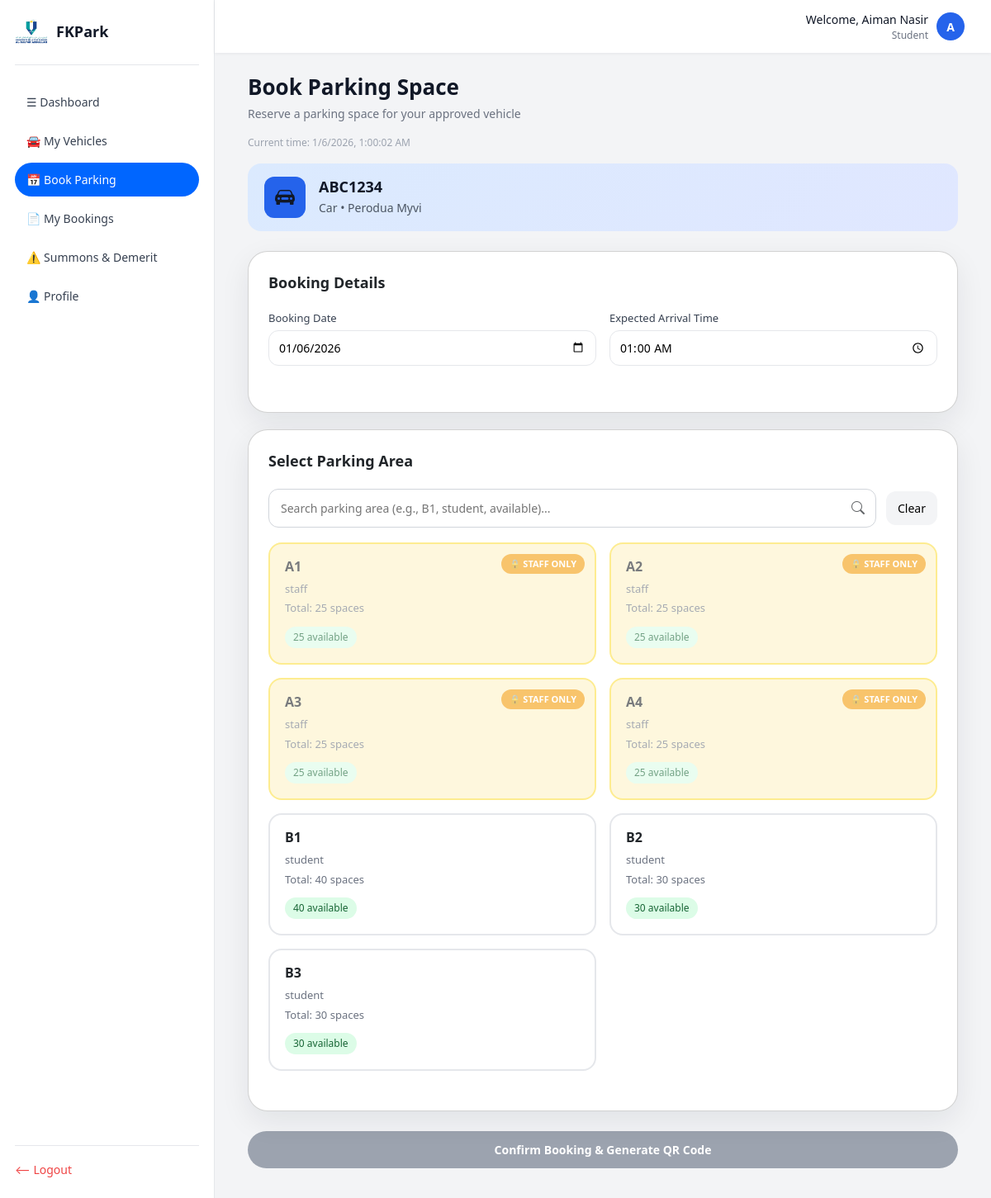
/fkpark/book_parking.php (signed in), run on the app's committed database.
### tables this page shows
CREATE TABLE `student` (
  `student_id` varchar(255) NOT NULL,
  `name` varchar(100) NOT NULL,
  `email` varchar(255) NOT NULL,
  `phone` varchar(30) DEFAULT NULL
);

CREATE TABLE `vehicle` (
  `vehicle_id` int(15) NOT NULL,
  `plate_num` varchar(15) NOT NULL,
  `type` varchar(20) NOT NULL,
  `brand` varchar(50) NOT NULL,
  `status` varchar(15) NOT NULL DEFAULT 'Pending',
  `registration_date` date NOT NULL,
  `student_id` varchar(255) NOT NULL
);

CREATE TABLE `parking_area` (
  `Area_ID` int(15) NOT NULL,
  `area_name` varchar(100) NOT NULL,
  `admin_id` varchar(255) NOT NULL,
  `area_type` varchar(50) NOT NULL
);

### fkpark/book_parking.php (the view, shortened to what this page needs)
<?php
require 'db.php';
$studentUsername = $_SESSION['username'];
$studentName = $studentUsername;
$sqlStudent = "SELECT name FROM student WHERE student_id = ?";
$stmtStudent = mysqli_prepare($conn, $sqlStudent);
if ($stmtStudent) {
    mysqli_stmt_bind_param($stmtStudent, "s", $studentUsername);
    mysqli_stmt_execute($stmtStudent);
    $result = mysqli_stmt_get_result($stmtStudent);
    if ($row = mysqli_fetch_assoc($result)) {
        $studentName = $row['name'];
    }
}
$hasApprovedVehicle = false;
$approvedVehicle = null;
$sqlVehicle = "
    SELECT v.vehicle_id, v.plate_num, v.type, v.brand
    FROM vehicle v
    LEFT JOIN vehicle_approval va ON va.vehicle_id = v.vehicle_id
        AND va.approval_id = (
            SELECT MAX(approval_id)
            FROM vehicle_approval
            WHERE vehicle_id = v.vehicle_id
        )
    WHERE v.student_id = ? AND va.status = 'Approved'
    LIMIT 1
";
$stmtVehicle = mysqli_prepare($conn, $sqlVehicle);
if ($stmtVehicle) {
    mysqli_stmt_bind_param($stmtVehicle, "s", $studentUsername);
    mysqli_stmt_execute($stmtVehicle);
    $result = mysqli_stmt_get_result($stmtVehicle);
    if ($row = mysqli_fetch_assoc($result)) {
        $hasApprovedVehicle = true;
        $approvedVehicle = $row;
    }
}
$parkingAreas = [];
$sqlAreas = "
    SELECT
        pa.Area_ID,
        pa.area_name,
        pa.area_type,
        COUNT(ps.space_id) as total_spaces,
        SUM(CASE
            WHEN ps.status = 'Available'
            AND NOT EXISTS (
                SELECT 1 FROM booking b
                WHERE b.space_id = ps.space_id
                AND b.date = CURDATE()
                AND b.status IN ('Active', 'Pending')
            )
            AND NOT EXISTS (
                SELECT 1 FROM area_closure ac
                WHERE ac.area_ID = ps.area_ID
                AND ac.closed_from <= NOW()
                AND (ac.closed_to IS NULL OR ac.closed_to >= NOW())
            )
            THEN 1
            ELSE 0
        END) as available_spaces
    FROM parking_area pa
    LEFT JOIN parking_space ps ON ps.area_ID = pa.Area_ID
    WHERE NOT EXISTS (
        SELECT 1 FROM area_closure ac
        WHERE ac.area_ID = pa.Area_ID
        AND ac.closed_from <= NOW()
        AND (ac.closed_to IS NULL OR ac.closed_to >= NOW())
    )
    GROUP BY pa.Area_ID
    HAVING total_spaces > 0
    ORDER BY pa.area_name
";
$resultAreas = mysqli_query($conn, $sqlAreas);
if ($resultAreas) {
    while ($row = mysqli_fetch_assoc($resultAreas)) {
        $parkingAreas[] = $row;
    }
}
function esc($v) {
    return htmlspecialchars($v, ENT_QUOTES, 'UTF-8');
}
?>
<!DOCTYPE html>
<html lang="en">
<head>
    <link href="https://cdn.jsdelivr.net/npm/bootstrap@5.3.8/dist/css/bootstrap.min.css"
          rel="stylesheet"
>
    <link rel="stylesheet" href="https://cdn.jsdelivr.net/npm/bootstrap-icons@1.11.3/font/bootstrap-icons.min.css">
</head>
<body>
<div class="layout">
    <aside class="sidebar">
        <div class="sidebar-header">
            <div class="sidebar-logo"><img src="images/logo-removebg.png" alt="FKPark Logo"></div>
            <div class="sidebar-title">FKPark</div>
        </div>
        <nav class="nav">
            <a href="dashboard_stud.php" class="nav-link">☰  Dashboard</a>
            <a href="student_vehicles.php" class="nav-link">🚘  My Vehicles</a>
            <a href="book_parking.php" class="nav-link active">📅  Book Parking</a>
            <a href="my_bookings.php" class="nav-link">📄  My Bookings</a>
            <a href="student_summon.php" class="nav-link">⚠️ Summons & Demerit</a>
            <a href="student_profile.php" class="nav-link">👤  Profile</a>
        </nav>
        <div class="sidebar-footer">
            <a href="logout.php" class="logout-btn">⟵ Logout</a>
        </div>
    </aside>
    <div class="main">
        <header class="topbar">
            <div class="topbar-user">
                <div class="topbar-user-info">
                    <div>Welcome, <?php echo esc($studentName); ?></div>
                    <div class="topbar-role">Student</div>
                </div>
                <div class="avatar"><?php echo strtoupper(substr($studentName, 0, 1)); ?></div>
            </div>
        </header>
        <main class="content">
            <h1 class="page-title">Book Parking Space</h1>
            <p class="page-subtitle">Reserve a parking space for your approved vehicle</p>
            <p class="current-time">Current time: <span id="currentTime"></span></p>
            <?php if (!$hasApprovedVehicle): ?>
                <div class="alert alert-warning">
                    ⚠️ You need to have an approved vehicle before booking parking.
                    <a href="student_vehicles.php" style="color: #0066ff; text-decoration: underline;">Register a vehicle now</a>
                </div>
            <?php else: ?>
                <div class="vehicle-info">
                 <div class="vehicle-icon">
        <i class="bi bi-car-front-fill"></i>
        </div>
                    <div class="vehicle-details">
                        <h3><?php echo esc($approvedVehicle['plate_num']); ?></h3>
                        <p><?php echo esc($approvedVehicle['type']); ?> • <?php echo esc($approvedVehicle['brand']); ?></p>
                    </div>
                </div>
                <form method="post" id="bookingForm">
                    <div class="card">
                        <div class="card-title">Booking Details</div>
                        <div class="form-row">
                            <div class="form-field">
                                <label>Booking Date</label>
                                <input type="date" name="booking_date" class="form-input" id="bookingDate" required>
                            </div>
                            <div class="form-field">
                                <label>Expected Arrival Time</label>
                                <input type="time" name="booking_time" class="form-input" id="bookingTime" required>
                            </div>
                        </div>
                    </div>
                    <?php if (empty($parkingAreas)): ?>
                        <div class="alert alert-warning">
                            No parking areas available. Please contact the administrator.
                        </div>
                    <?php else: ?>
                        <div class="card">
                            <div class="card-title">Select Parking Area</div>
                            <div class="search-container">
                                <div class="search-box">
                                    <input
                                        type="text"
                                        id="areaSearchInput"
                                        class="search-input"
                                        placeholder="Search parking area (e.g., B1, student, available)..."
                                        autocomplete="off"
                                    >
                                    <span class="search-icon">
    <i class="bi bi-search"></i>
</span>
                                </div>
                                <button type="button" class="clear-search" onclick="clearAreaSearch()">
                                    Clear
                                </button>
                            </div>
                            <div class="parking-areas" id="parkingAreaGrid">
                                <?php foreach ($parkingAreas as $area): ?>
                                    <?php
                                    $availableSpaces = (int)$area['available_spaces'];
                                    $totalSpaces = (int)$area['total_spaces'];
                                    $badgeClass = $availableSpaces > 5 ? 'available' : ($availableSpaces > 0 ? 'limited' : 'full');
                                    $isStaffArea = strtolower($area['area_type']) === 'staff';
                                    ?>
                                    <div class="area-card <?php echo $isStaffArea ? 'staff-only' : ''; ?>"
                                         onclick="<?php echo $isStaffArea ? 'showStaffWarning()' : 'selectArea(' . $area['Area_ID'] . ')'; ?>"
                                         data-area-id="<?php echo $area['Area_ID']; ?>"
                                         data-area-type="<?php echo $area['area_type']; ?>">
                                        <?php if ($isStaffArea): ?>
                                            <span class="staff-badge">🔒 STAFF ONLY</span>
                                        <?php endif; ?>
                                        <h3><?php echo esc($area['area_name']); ?></h3>
                                        <p><?php echo esc($area['area_type']); ?></p>
                                        <p>Total: <?php echo $totalSpaces; ?> spaces</p>
                                        <span class="area-badge <?php echo $badgeClass; ?>">
                                            <?php echo $availableSpaces; ?> available
                                        </span>
                                    </div>
                                <?php endforeach; ?>
                            </div>
                        </div>
                        <div style="margin-top: 24px;">
                            <button type="submit" class="btn-primary" id="submitBtn" disabled>
                                Confirm Booking & Generate QR Code
                            </button>
                        </div>
                    <?php endif; ?>
                </form>
            <?php endif; ?>
        </main>
    </div>
</div>
</body>
</html>

### data on the page
student: name "Aiman Nasir", name "A"
vehicle: plate_num "ABC1234", type "Car", brand "Perodua Myvi"
parking_area: shows "🔒 STAFF ONLY", area_name "A1", area_type "staff", totalSpaces "25", availableSpaces "25"
parking_area: shows "🔒 STAFF ONLY", area_name "A2", area_type "staff", totalSpaces "25", availableSpaces "25"
parking_area: shows "🔒 STAFF ONLY", area_name "A3", area_type "staff", totalSpaces "25", availableSpaces "25"
parking_area: shows "🔒 STAFF ONLY", area_name "A4", area_type "staff", totalSpaces "25", availableSpaces "25"
parking_area: area_name "B1", area_type "student", totalSpaces "40", availableSpaces "40"
parking_area: area_name "B2", area_type "student", totalSpaces "30", availableSpaces "30"
parking_area: area_name "B3", area_type "student", totalSpaces "30", availableSpaces "30"
